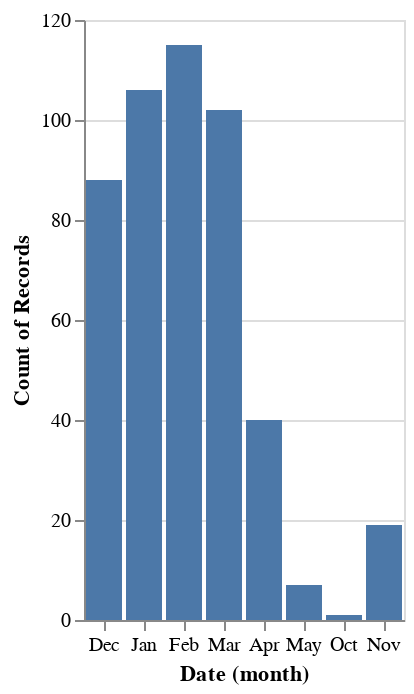

Notebook code for this chart:
### Markdown cell above
#### Persist solution

### Code cell
PR.vis.barchart(post_2010_df_persist, alt.X("month(Date):O").sort(["Dec", "Jan", "Feb", "Mar", "Apr", "May", "Jun", "Jul", "Aug", "Sept", "Oct", "Nov"]), "count()")

### Figure 1 — Vega-Lite specification as saved in the notebook (floating-point values rounded to 4 significant figures; data arrays with more than 128 entries replaced by an {"elided": "..."} marker saying what was removed)
{"$schema": "https://vega.github.io/schema/vega-lite/v5.8.0.json", "config": {"view": {"continuousHeight": 300, "continuousWidth": 300}}, "data": {"name": "data-f91c460b2daf351c483752de721c11f9"}, "datasets": {"data-f91c460b2daf351c483752de721c11f9": {"elided": "478 records"}}, "layer": [{"encoding": {"color": {"value": "gray"}, "opacity": {"value": 0.3}, "x": {"field": "Date", "sort": ["Dec", "Jan", "Feb", "Mar", "Apr", "May", "Jun", "Jul", "Aug", "Sept", "Oct", "Nov"], "timeUnit": "month", "type": "ordinal"}, "y": {"aggregate": "count", "type": "quantitative"}}, "mark": {"type": "bar"}, "name": "base_chart"}, {"encoding": {"x": {"field": "Date", "sort": ["Dec", "Jan", "Feb", "Mar", "Apr", "May", "Jun", "Jul", "Aug", "Sept", "Oct", "Nov"], "timeUnit": "month", "type": "ordinal"}, "y": {"aggregate": "count", "type": "quantitative"}}, "mark": {"type": "bar"}, "transform": [{"filter": {"param": "selector"}}]}], "params": [{"name": "selector", "select": {"encodings": ["x"], "type": "interval"}, "views": ["base_chart"]}]}
